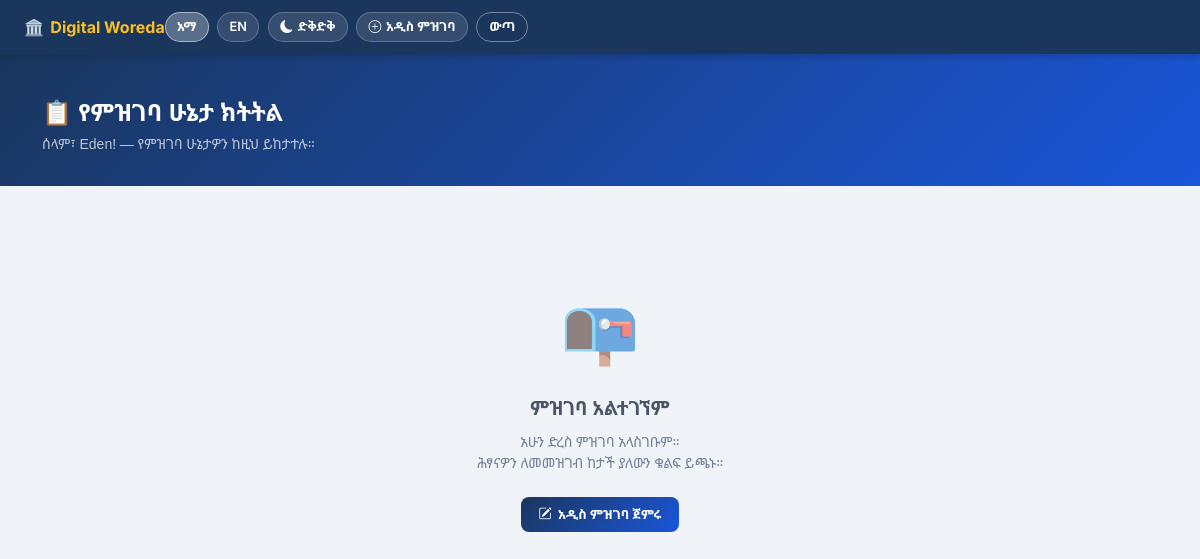
The app's page /my-registrations/ (signed in), older data.
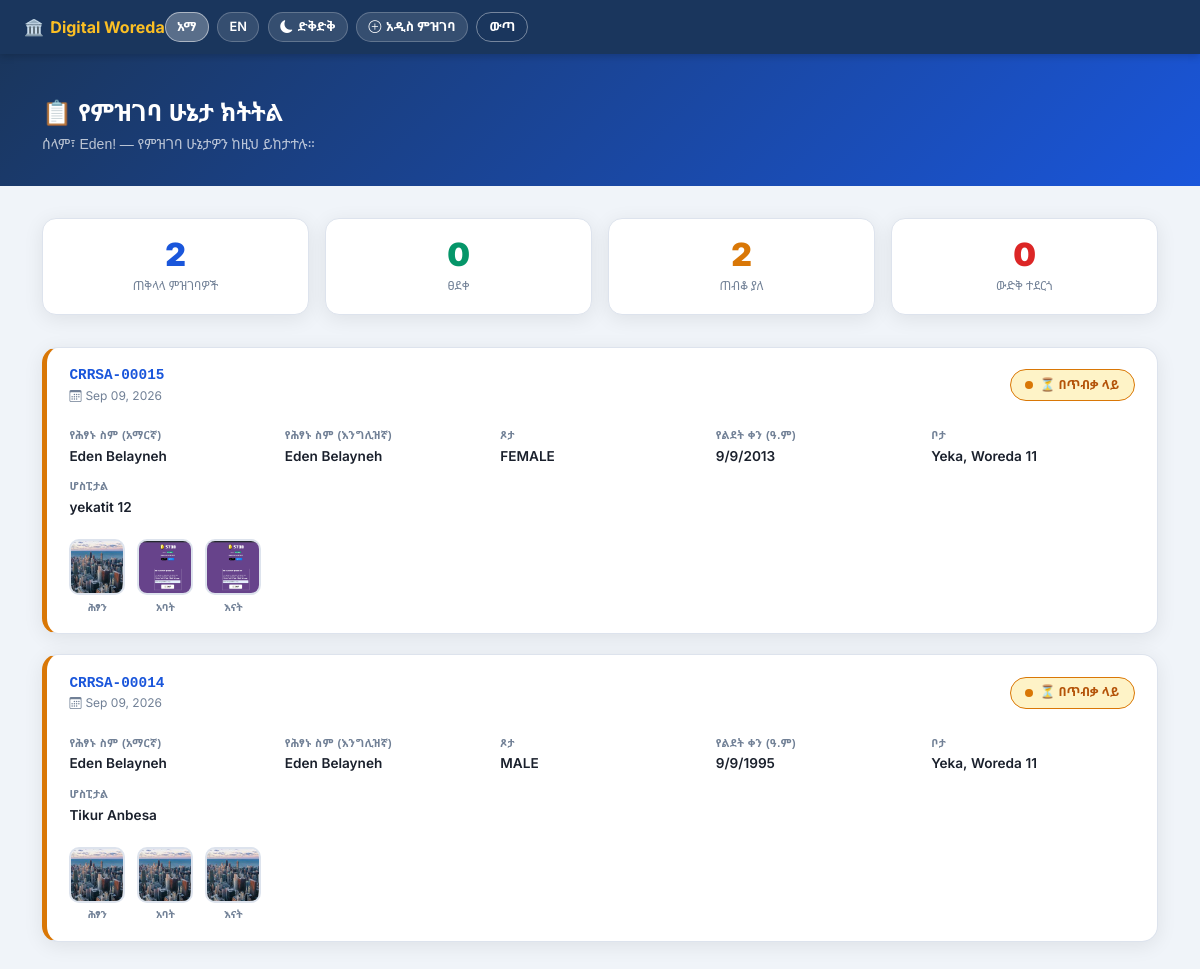
The same page, newer data.
### core/models.py (models this page shows, shortened)
class BirthRegistration(models.Model):
    class Status(models.TextChoices):
        PENDING = 'PENDING', 'Pending / ተጠባባቂ'
        APPROVED = 'APPROVED', 'Approved / የፀደቀ'
        REJECTED = 'REJECTED', 'Rejected / የተከለከለ'
    class Sex(models.TextChoices):
        MALE = 'MALE', 'Male / ወንድ'
        FEMALE = 'FEMALE', 'Female / ሴት'
    child_full_name_amharic = models.CharField(max_length=200, verbose_name="Child Name (Amharic)")
    child_full_name_english = models.CharField(max_length=200, verbose_name="Child Name (English)")
    sex = models.CharField(
        max_length=10,
        choices=Sex.choices,
        verbose_name="Sex"
    )
    birth_day = models.IntegerField(
        validators=[MinValueValidator(1), MaxValueValidator(30)],
        verbose_name="Birth Day"
    )
    birth_month = models.IntegerField(
        validators=[MinValueValidator(1), MaxValueValidator(13)],
        verbose_name="Birth Month (EC)"
    )
    birth_year_ec = models.IntegerField(verbose_name="Birth Year (EC)")
    birth_year_gc = models.IntegerField(verbose_name="Birth Year (GC)")
    subcity = models.CharField(max_length=100, db_index=True, verbose_name="Subcity")
    woreda = models.CharField(max_length=50, verbose_name="Woreda")
    hospital_org_name = models.CharField(max_length=200, verbose_name="Hospital/Organization")
    father_name_amharic = models.CharField(max_length=200, verbose_name="Father Name (Amharic)")
    father_name_english = models.CharField(max_length=200, verbose_name="Father Name (English)")
    mother_name_amharic = models.CharField(max_length=200, verbose_name="Mother Name (Amharic)")
    mother_name_english = models.CharField(max_length=200, verbose_name="Mother Name (English)")
    applicant_name_amharic = models.CharField(max_length=200, blank=True, null=True, verbose_name="Applicant Name (Amharic)")
    applicant_name_english = models.CharField(max_length=200, blank=True, null=True, verbose_name="Applicant Name (English)")
    applicant_relation = models.CharField(max_length=100, blank=True, null=True, verbose_name="Applicant Relation")
    applicant_age = models.IntegerField(
        blank=True,
        null=True,
        validators=[MinValueValidator(18), MaxValueValidator(120)],
        verbose_name="Applicant Age"
    )
    applicant_phone = models.CharField(max_length=20, blank=True, null=True, verbose_name="Applicant Phone")
    child_photo = models.ImageField(upload_to='photos/children/%Y/%m/', blank=True, null=True)
    father_photo = models.ImageField(upload_to='photos/fathers/%Y/%m/', blank=True, null=True)
    mother_photo = models.ImageField(upload_to='photos/mothers/%Y/%m/', blank=True, null=True)
    hospital_document = models.FileField(upload_to='documents/hospitals/%Y/%m/', blank=True, null=True)
    status = models.CharField(
        max_length=20,
        choices=Status.choices,
        default=Status.PENDING,
        db_index=True,
        verbose_name="Registration Status"
    )
    rejection_reason = models.TextField(
        blank=True,
        null=True,
        verbose_name="Rejection Reason",
        help_text="Detailed explanation provided to the applicant if status is REJECTED."
    )
    submitted_by = models.ForeignKey(
        User,
        on_delete=models.SET_NULL,
        null=True, blank=True,
        related_name='registrations',
        verbose_name="Submitted By",
    )
    created_at = models.DateTimeField(auto_now_add=True, db_index=True)
    updated_at = models.DateTimeField(auto_now=True)
    class Meta:
        verbose_name = "Birth Registration"
        verbose_name_plural = "Birth Registrations"
        ordering = ['-created_at']
        indexes = [
            models.Index(fields=['status', '-created_at']),
            models.Index(fields=['subcity', 'woreda']),
        ]

### core/views.py (the view)
# urls.py: path('my-registrations/', views.my_registrations, name='my_registrations'),
@login_required(login_url='/login/')
def my_registrations(request):
    if _is_admin(request.user):
        logout(request)
        messages.error(request, 'Please log in with a regular user account.')
        return redirect('login')
    registrations = BirthRegistration.objects.filter(
        submitted_by=request.user
    ).order_by('-created_at')
    reg_list       = list(registrations)
    total_count    = len(reg_list)
    approved_count = sum(1 for r in reg_list if r.status == 'APPROVED')
    pending_count  = sum(1 for r in reg_list if r.status == 'PENDING')
    rejected_count = sum(1 for r in reg_list if r.status == 'REJECTED')
    return render(request, 'my_registrations.html', {
        'registrations':   reg_list,
        'user_phone':      getattr(getattr(request.user, 'profile', None), 'phone', None),
        'total_count':     total_count,
        'approved_count':  approved_count,
        'pending_count':   pending_count,
        'rejected_count':  rejected_count,
    })

### core/views.py (called while the page is built)
def _is_admin(user):
    return (
        user.is_authenticated
        and user.is_staff
        and hasattr(user, 'profile')
        and user.profile.role == UserProfile.Role.ADMIN
    )

### core/templates/my_registrations.html (shortened to what this page needs)
<!DOCTYPE html>
<html lang="am" data-theme="light" data-lang="am">
<head>
<link href="https://cdn.jsdelivr.net/npm/bootstrap@5.3.0/dist/css/bootstrap.min.css" rel="stylesheet">
<link href="https://cdn.jsdelivr.net/npm/bootstrap-icons@1.11.0/font/bootstrap-icons.css" rel="stylesheet">
</head>
<body>
<nav class="nav">
  <div class="nav-inner">
    <a href="{% url 'home' %}" class="nav-brand">🏛️ <span>Digital Woreda</span></a>
    <div class="nav-right">
      <button class="pill lang-active" id="btnAm" onclick="setLang('am')">አማ</button>
      <button class="pill" id="btnEn" onclick="setLang('en')">EN</button>
      <button class="pill" onclick="toggleTheme()">
        <i class="bi bi-moon-fill" id="themeIco"></i>
        <span id="themeLabel" class="txt-am am">ድቅድቅ</span>
      </button>
      <a href="{% url 'index' %}" class="pill">
        <i class="bi bi-plus-circle"></i>
        <span class="txt-am am">አዲስ ምዝገባ</span>
      </a>
      <a href="{% url 'logout' %}" class="pill-outline">
        <span class="txt-am am">ውጣ</span>
      </a>
    </div>
  </div>
</nav>
<div class="page-header">
  <div class="container">
    <div class="page-header-title txt-am am">📋 የምዝገባ ሁኔታ ክትትል</div>
    <div class="page-header-sub txt-am am">
      ሰላም፣ {{ request.user.first_name|default:request.user.email }}! — የምዝገባ ሁኔታዎን ከዚህ ይከታተሉ።
    </div>
  </div>
</div>
<div class="container pb-5">
  {% if registrations %}
  <div class="summary-strip">
    <div class="summary-card s-total">
      <span class="summary-num" style="color:#1a56db">{{ total_count }}</span>
      <span class="summary-label txt-am am">ጠቅላላ ምዝገባዎች</span>
    </div>
    <div class="summary-card">
      <span class="summary-num" style="color:#059669">{{ approved_count }}</span>
      <span class="summary-label txt-am am">ፀደቀ</span>
    </div>
    <div class="summary-card">
      <span class="summary-num" style="color:#d97706">{{ pending_count }}</span>
      <span class="summary-label txt-am am">ጠብቆ ያለ</span>
    </div>
    <div class="summary-card">
      <span class="summary-num" style="color:#dc2626">{{ rejected_count }}</span>
      <span class="summary-label txt-am am">ውድቅ ተደርጎ</span>
    </div>
  </div>
  {% endif %}
  {% if registrations %}
    {% for reg in registrations %}
    {% with status=reg.status|lower %}
    <div class="reg-card {{ status }}">
      <div class="reg-card-header">
        <div>
          <div class="reg-id">CRRSA-{{ reg.pk|stringformat:"05d" }}</div>
          <div class="reg-date">
            <i class="bi bi-calendar3 me-1"></i>{{ reg.created_at|date:"M d, Y" }}
          </div>
        </div>
        {% if reg.status == 'APPROVED' %}
          <span class="status-badge approved">
            <span class="status-dot"></span>
            <span class="txt-am am">✓ ፀደቀ</span>
            <span class="txt-en">✓ Approved</span>
          </span>
        {% elif reg.status == 'PENDING' %}
          <span class="status-badge pending">
            <span class="status-dot"></span>
            <span class="txt-am am">⏳ በጥብቃ ላይ</span>
          </span>
        {% elif reg.status == 'REJECTED' %}
          <span class="status-badge rejected">
            <span class="status-dot"></span>
            <span class="txt-am am">✗ ውድቅ ተደርጎ</span>
            <span class="txt-en">✗ Rejected</span>
          </span>
        {% endif %}
      </div>
      <div class="reg-body">
        <div class="reg-field">
          <span class="reg-field-label txt-am am">የሕፃኑ ስም (አማርኛ)</span>
          <span class="reg-field-value">{{ reg.child_full_name_amharic }}</span>
        </div>
        <div class="reg-field">
          <span class="reg-field-label txt-am am">የሕፃኑ ስም (እንግሊዝኛ)</span>
          <span class="reg-field-value">{{ reg.child_full_name_english }}</span>
        </div>
        <div class="reg-field">
          <span class="reg-field-label txt-am am">ጾታ</span>
          <span class="reg-field-value">{{ reg.sex }}</span>
        </div>
        <div class="reg-field">
          <span class="reg-field-label txt-am am">የልደት ቀን (ዓ.ም)</span>
          <span class="reg-field-value">{{ reg.birth_day }}/{{ reg.birth_month }}/{{ reg.birth_year_ec }}</span>
        </div>
        <div class="reg-field">
          <span class="reg-field-label txt-am am">ቦታ</span>
          <span class="reg-field-value">{{ reg.subcity }}, Woreda {{ reg.woreda }}</span>
        </div>
        <div class="reg-field">
          <span class="reg-field-label txt-am am">ሆስፒታል</span>
          <span class="reg-field-value">{{ reg.hospital_org_name }}</span>
        </div>
      </div>
      {% if reg.child_photo or reg.father_photo or reg.mother_photo %}
      <div class="photo-strip">
        {% if reg.child_photo %}
        <div class="photo-item">
          <img src="{{ reg.child_photo.url }}" alt="Child">
          <span class="photo-item-label txt-am am">ሕፃን</span>
        </div>
        {% endif %}
        {% if reg.father_photo %}
        <div class="photo-item">
          <img src="{{ reg.father_photo.url }}" alt="Father">
          <span class="photo-item-label txt-am am">አባት</span>
        </div>
        {% endif %}
        {% if reg.mother_photo %}
        <div class="photo-item">
          <img src="{{ reg.mother_photo.url }}" alt="Mother">
          <span class="photo-item-label txt-am am">እናት</span>
        </div>
        {% endif %}
      </div>
      {% endif %}
    </div>
    {% endwith %}
    {% endfor %}
  {% else %}
  <div class="empty-state">
    <div class="empty-icon">📭</div>
    <div class="empty-title txt-am am">ምዝገባ አልተገኘም</div>
    <div class="empty-sub txt-am am">
      አሁን ድረስ ምዝገባ አላስገቡም።<br>ሕፃናዎን ለመመዝገብ ከታች ያለውን ቁልፍ ይጫኑ።
    </div>
    <a href="{% url 'index' %}" class="cert-btn" style="display:inline-flex;margin:0 auto">
      <i class="bi bi-pencil-square"></i>
      <span class="txt-am am">አዲስ ምዝገባ ጀምሩ</span>
    </a>
  </div>
  {% endif %}
</div>
</body>
</html>

### core/templates/my_registrations.html (style rules this page uses)
:root { --bg:#f0f4f9; --card:#fff; --navbar:#1a365d; --text:#1a202c; --sub:#4a5568; --muted:#718096; --border:#dde3ed; --inp:#f8fafc; --accent:#1a56db; --shadow:0 4px 20px rgba(0,0,0,.08); }
* { box-sizing:border-box;margin:0;padding:0 }
html { scroll-behavior:smooth }
body { font-family:'Inter','Noto Sans Ethiopic',sans-serif;background:var(--bg);color:var(--text);min-height:100vh;transition:background .3s,color .3s }
.am { font-family:'Noto Sans Ethiopic',sans-serif }
.txt-am { display:block }
span.txt-am { display:inline }
.nav { background:var(--navbar);padding:.75rem 0;box-shadow:0 2px 8px rgba(0,0,0,.2);position:sticky;top:0;z-index:100 }
.nav-inner { display:flex;align-items:center;padding:0 1.5rem }
.nav-brand { font-size:1rem;font-weight:700;color:#fff;text-decoration:none;display:flex;align-items:center;gap:.4rem }
.nav-brand span { color:#fbbf24 }
.nav-right { margin-left:auto;display:flex;align-items:center;gap:.55rem }
.pill { background:rgba(255,255,255,.12);border:1px solid rgba(255,255,255,.22);border-radius:50px;padding:.28rem .7rem;color:#fff;cursor:pointer;font-size:.8rem;font-weight:600;display:inline-flex;align-items:center;gap:.3rem;text-decoration:none;transition:background .18s;white-space:nowrap }
.pill.lang-active { background:rgba(255,255,255,.28);border-color:rgba(255,255,255,.5) }
.pill-outline { background:transparent;border:1.5px solid rgba(255,255,255,.4);border-radius:50px;padding:.28rem .75rem;color:#fff;text-decoration:none;font-size:.8rem;font-weight:600;transition:background .18s }
.page-header { background:linear-gradient(135deg,#1a365d,#1a56db);padding:2.5rem 0 2rem;margin-bottom:2rem }
.page-header-title { font-family:'Noto Sans Ethiopic',sans-serif;font-size:1.5rem;font-weight:800;color:#fff;margin-bottom:.2rem }
.page-header-sub { font-size:.88rem;color:rgba(255,255,255,.7) }
.summary-strip { display:flex;gap:1rem;flex-wrap:wrap;margin-bottom:2rem }
.summary-card { flex:1;min-width:130px;background:var(--card);border:1.5px solid var(--border);border-radius:14px;padding:1.1rem 1.25rem;text-align:center;transition:background .3s,border-color .3s;box-shadow:var(--shadow) }
.summary-num { font-size:2rem;font-weight:900;display:block;line-height:1.1 }
.summary-label { font-size:.75rem;color:var(--muted);margin-top:.15rem;font-family:'Noto Sans Ethiopic',sans-serif }
.s-total .summary-num { color:#1a56db }
.reg-card { background:var(--card);border:1.5px solid var(--border);border-radius:16px;margin-bottom:1.25rem;overflow:hidden;box-shadow:var(--shadow);transition:background .3s,border-color .3s,box-shadow .25s }
.reg-card.pending { border-left:5px solid #d97706 }
.reg-card-header { display:flex;align-items:center;justify-content:space-between;flex-wrap:wrap;gap:.75rem;padding:1.1rem 1.4rem .9rem }
.reg-id { font-family:monospace;font-size:.9rem;font-weight:800;color:var(--accent) }
.reg-date { font-size:.75rem;color:var(--muted) }
.status-badge { display:inline-flex;align-items:center;gap:.4rem;padding:.35rem .9rem;border-radius:50px;font-size:.78rem;font-weight:700;border:1.5px solid }
.status-badge.pending { background:#fef3c7;color:#b45309;border-color:#d97706 }
.status-dot { width:8px;height:8px;border-radius:50%;display:inline-block;animation:dotPulse 2s ease-in-out infinite }
.pending .status-dot { background:#d97706 }
.reg-body { padding:.5rem 1.4rem 1.1rem;display:grid;grid-template-columns:repeat(auto-fill,minmax(180px,1fr));gap:.75rem }
.reg-field { display:flex;flex-direction:column;gap:.15rem }
.reg-field-label { font-size:.68rem;font-weight:600;color:var(--muted);text-transform:uppercase;letter-spacing:.05em }
.reg-field-value { font-size:.85rem;font-weight:600;color:var(--text);font-family:'Noto Sans Ethiopic','Inter',sans-serif }
.photo-strip { display:flex;gap:.75rem;padding:.25rem 1.4rem 1.1rem;flex-wrap:wrap }
.photo-item { display:flex;flex-direction:column;align-items:center;gap:.3rem }
.photo-item img { width:56px;height:56px;border-radius:10px;object-fit:cover;border:2px solid var(--border) }
.photo-item-label { font-size:.65rem;color:var(--muted);font-weight:600;text-transform:uppercase }

Row changes from the older to the newer data that the page shows:
added BirthRegistration: pk "00015", created_at "Sep 09, 2026", status "PENDING" (drawn), child_full_name_amharic "Eden Belayneh", child_full_name_english "Eden Belayneh", sex "FEMALE", birth_day "9", birth_month "9", birth_year_ec "2013", subcity "Yeka", woreda "11", hospital_org_name "yekatit 12", child_photo (picture), father_photo (picture), mother_photo (picture)
added BirthRegistration: pk "00014", created_at "Sep 09, 2026", status "PENDING" (drawn), child_full_name_amharic "Eden Belayneh", child_full_name_english "Eden Belayneh", sex "MALE", birth_day "9", birth_month "9", birth_year_ec "1995", subcity "Yeka", woreda "11", hospital_org_name "Tikur Anbesa", child_photo (picture), father_photo (picture), mother_photo (picture)
Text that changed along with them:
{{ total_count }}: (not shown) → "2"
{{ approved_count }}: (not shown) → "0"
{{ pending_count }}: (not shown) → "2"
{{ rejected_count }}: (not shown) → "0"
text no longer shown: "📭 ምዝገባ አልተገኘም አሁን ድረስ ምዝገባ አላስገቡም። ሕፃናዎን ለመመዝገብ ከታች ያለውን ቁልፍ ይጫኑ። አዲስ ምዝገባ ጀምሩ"
text now shown: "ጠቅላላ ምዝገባዎች ፀደቀ ጠብቆ ያለ ውድቅ ተደርጎ"
